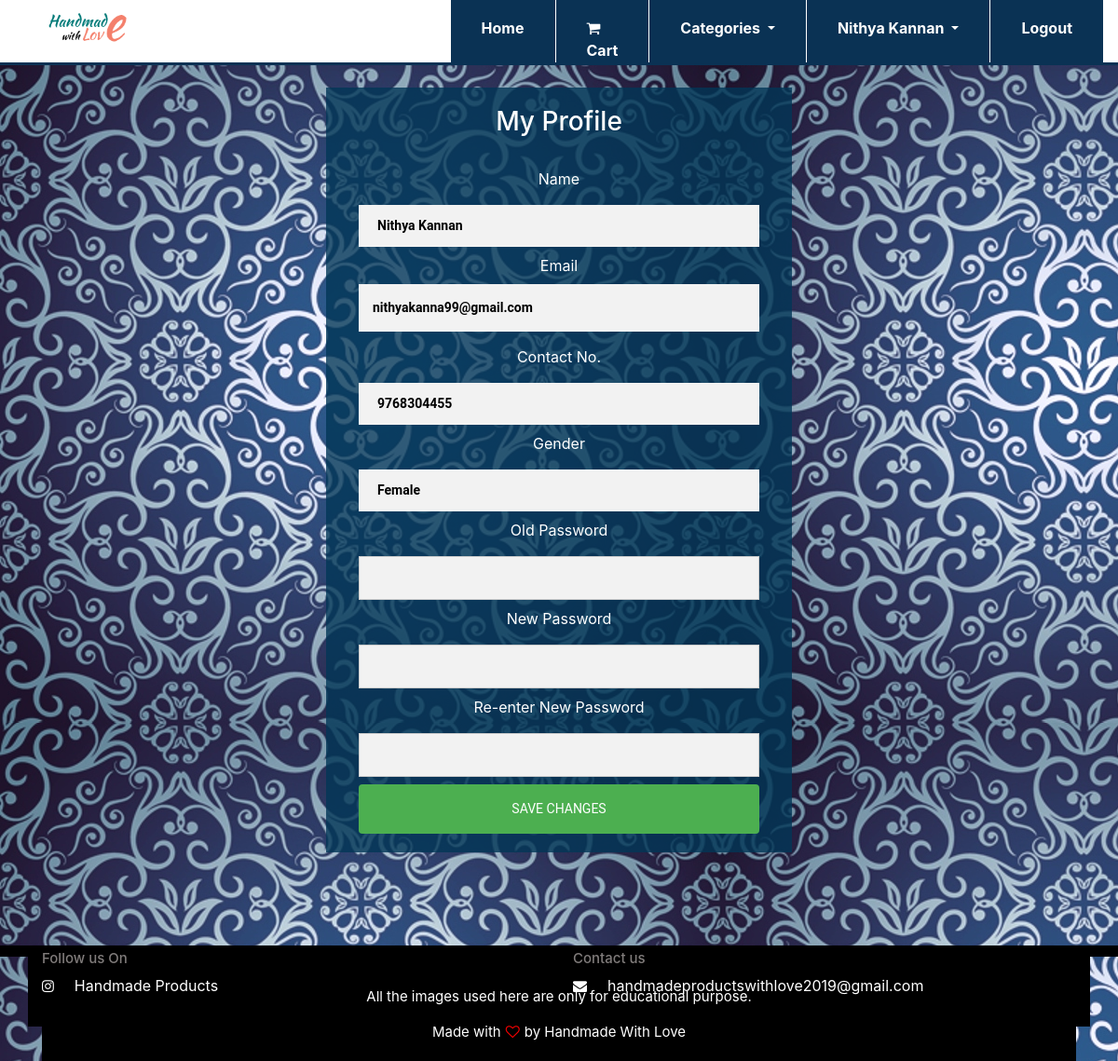
/myprofile.php (signed in), run on the app's committed database.
### tables this page shows
CREATE TABLE `user` (
  `user_id` int(11) NOT NULL,
  `name` varchar(50) NOT NULL,
  `email` varchar(100) NOT NULL,
  `mobile` varchar(10) NOT NULL,
  `gender` varchar(6) NOT NULL,
  `username` varchar(255) NOT NULL,
  `password` varchar(255) NOT NULL
);

### myprofile.php (the view, shortened to what this page needs)
<?php include 'userheader1.php'; ?>
<!DOCTYPE html>
<head>
  <link rel="stylesheet" href="./bootstrap/bootstrap.min.css">
  <link rel="stylesheet" type="text/css" href="header_footer.css">
  <link rel="stylesheet" type="text/css" href="form.css">
  <link rel="stylesheet" href="https://stackpath.bootstrapcdn.com/font-awesome/4.7.0/css/font-awesome.min.css">
</head>
<body style="background-image: url('./images/img4.jpg');">
  <?php
  if(!isset($_SESSION['uid']))
  {
    echo ("<script LANGUAGE='JavaScript'>
      window.alert('Login First');
      window.location.href='./loginform.php';
      </script>");
  }
  else
  {
    $uid = $_SESSION['uid'];
    require_once('connection.php');
    $result = mysqli_query($con,"SELECT * from user where user_id = '$uid' ");
    $row = mysqli_fetch_assoc($result);
    ?>
    <div style="z-index: 1;">
      <br>
      <center>
        <div class="table-responsive">
          <form name = "myprofile" method = "POST" class="form" action = "updateprofile.php?uid=<?php echo $uid; ?>">
            <h3 align='center'>My Profile</h3>
            <div class="container">
              <br><label>Name</label>
              <input type="text" name="uname" id="uname" required readonly value="<?php echo $row['name'] ?>">
              <br><label>Email</label>
              <input type="email" name="email" id="email" required readonly value="<?php echo $row['email'] ?>">
              <br><label>Contact No.</label>
              <input type="text" name="mobile" id="mobile" required readonly value="<?php echo $row['mobile'] ?>">
              <br><label>Gender</label>
              <input type="text" name="gender" id="gender" required readonly value="<?php echo $row['gender'] ?>">
              <br><label>Old Password</label>
              <input type="password" name="crpw" id="crpw" required>
              <br><label>New Password</label>
              <input type="password" name="npw" id="npw" required>
              <br><label>Re-enter New Password</label>
              <input type="password" name="repw" id="repw" required>
              <div class="clearfix">
                <button class="btn" name="login" type="submit">Save Changes</button>
              </div>
            </div>
          </form>
        </div>
      </center>
    </div>
    <div id="footer" style="position: relative; bottom: 0px; width: 100%">
      <?php include 'footer.php';?>
    <?php
  }
  ?>
</body>
</html>

### header_footer.css (style rules this page uses)
#footer { bottom: 0px; width: 100%; position: fixed; z-index: 3; padding: 0px !important; }

### form.css (style rules this page uses)
.form { top:100px; z-index: 9; max-width: 500px; margin: 0 auto 100px; padding: 45px; text-align: center; color: white; }
.form input { font-family: 'Roboto', sans-serif; outline: 1; background:#f2f2f2; width: 100%; border:0; margin:0 0 15px; padding: 15px; box-sizing: border-box; font-size: 14px; }
.form button { font-family: 'Roboto', sans-serif; text-transform: uppercase; outline: 0; background: #4caf50; width: 100%; border:1; padding: 15px; color: #ffffff; font-size: 14px; cursor: pointer; }
input[type=text], input[type=password],input[type=number], textarea, select { width: 100%; padding: 12px 20px; margin: 8px 0; display: inline-block; border: 1px solid #ccc; box-sizing: border-box; }

### myprofile.php (style rules this page uses)
input[type=text] { border: none; }
input { background: inherit; font-weight: bold; }
button { width: 35%; }
.form { background: rgba(2, 54, 87, 0.8); padding: 20px; }

### data on the page
user: uname "Nithya Kannan", email "nithyakanna99@gmail.com", mobile "9768304455", gender "Female"

### other printed values
$p "Nithya Kannan"
